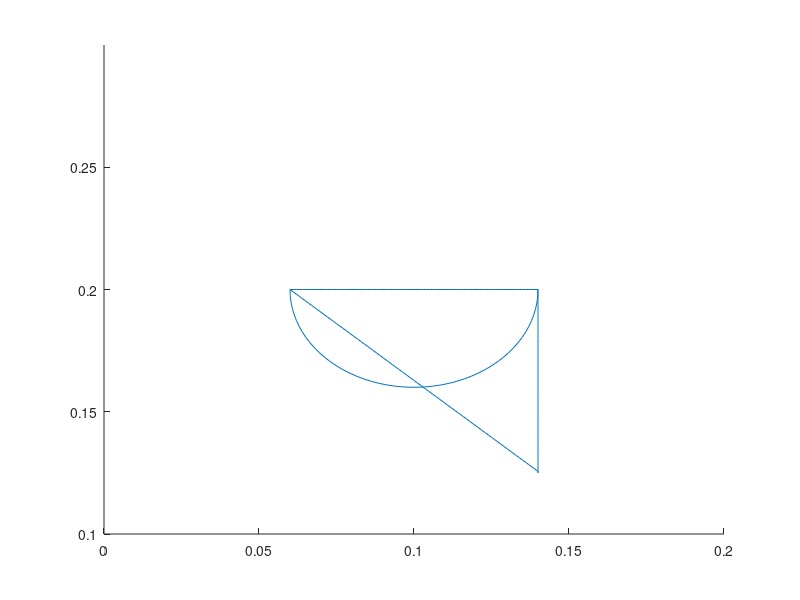

The MATLAB script that drew this image: (Note: this script raises an error after producing the figure.)
%Start Coordinates
x_start = 0.06; %60mm
y_start = 0.20; %200mm
z_start = 0.115; %120mm
%Coordinates of circle center
x = 0.1; %160mm
y = 0.2; %100mm
%z = height of pen;
%Degree of circle
deg = -180;
%Value of radius
r = 0.04; %20mm radius

h_l = 0.08;%length of horizontal line
v_l = 0.075;%length of vertical line

final_x = [];
final_y = [];
%% draw horizontal line%%
%xunit = x_start:0.01:x_start+h_l;
%yunit = y_start*ones(size(xunit));
%final_x=[final_x xunit];
%final_y=[final_y yunit];
%% draw diagonal line
yunit = y_start:-0.00093:y_start-v_l;
xunit = x_start:0.001:x_start+h_l;
final_x=[final_x xunit];
final_y=[final_y yunit];
%% draw vertical line
yunit = y_start-v_l:0.001:y_start;
xunit = x_start+h_l*ones(size(yunit));
disp(yunit);
disp(xunit);
final_x=[final_x xunit];
final_y=[final_y yunit];
%% draw diagonal line
%yunit = [y_start+v_l:-0.01:y_start];
%xunit = x_start:0.01:x_start+0.01*size(yunit,2)-0.01;
%final_x=[final_x xunit];
%final_y=[final_y yunit];
%% draw horizontal line%%
xunit = x_start+h_l:-0.001:x_start;
yunit = y_start*ones(size(xunit));
final_x=[final_x xunit];
final_y=[final_y yunit];
%% draw circle
rad = pi-deg2rad(deg);
th = linspace(pi,rad,50); %for thetas from 0 to 2pi with step pi/50 (small steps)
xunit = r * cos(th) + x;
yunit = r * sin(th) + y;
final_x=[final_x xunit];
final_y=[final_y yunit];
%zunit = z;
%% draw horizontal line%%
%xunit = [x_start+h_l-0.01:-0.01:x_start];
%yunit = (y-r)*ones(size(xunit));
%final_x=[final_x xunit];
%final_y=[final_y yunit];
final_z= z_start*ones(size(final_x));
hold on
plot(final_x, final_y)
axis([0 0.200 0.1 0.3])

THETA_MATRIX = [0 10.6388 -79.2528 -0.1084];
RAW_THETA_MATRIX = [0 10.6388 -79.2528 -0.1084];
disp("Final x:");
disp(final_x);
disp("Final y:");
disp(final_y);

%instantiate the arm object
arm = openManipX();
trajectoryLib = trajectoryLib();
position_control_mode(arm);
toggle_torque(arm, 1);
set_all_servo_speed_limits(arm, 50);

[P_X, P_Y, P_Z] = trajectoryLib.get_board_location(9, 5);

pick_up_pen(arm, trajectoryLib, P_X, P_Y, 0.125);

[RAW_OPT_T1, RAW_OPT_T2, RAW_OPT_T3, RAW_OPT_T4] = trajectoryLib.IK_with_PHI_draw(final_y(1), final_x(1), final_z(1) + 0.01, 0);
write_angles_to_all_servos(arm, RAW_OPT_T1, RAW_OPT_T2, RAW_OPT_T3, RAW_OPT_T4)
pause(1);
[RAW_OPT_T1, RAW_OPT_T2, RAW_OPT_T3, RAW_OPT_T4] = trajectoryLib.IK_with_PHI_draw(final_y(1), final_x(1), final_z(1), 0);
write_angles_to_all_servos(arm, RAW_OPT_T1, RAW_OPT_T2, RAW_OPT_T3, RAW_OPT_T4)
pause(1);

for i = 1:length(final_x)
    [RAW_OPT_T1, RAW_OPT_T2, RAW_OPT_T3, RAW_OPT_T4] = trajectoryLib.IK_with_PHI_draw(final_y(i), final_x(i), final_z(i), 0);
    %THETA_MATRIX = [THETA_MATRIX ; [THETA_1, THETA_2, THETA_3, THETA_4]];

    disp(RAW_THETA_MATRIX);
    write_angles_to_all_servos(arm, RAW_OPT_T1, RAW_OPT_T2, RAW_OPT_T3, RAW_OPT_T4)
    %close_grupper();
end
pause(1);
[RAW_OPT_T1, RAW_OPT_T2, RAW_OPT_T3, RAW_OPT_T4] = trajectoryLib.IK_with_PHI_draw(final_y(length(final_x)), final_x(length(final_x)), final_z(1) + 0.02, 0);
write_angles_to_all_servos(arm, RAW_OPT_T1, RAW_OPT_T2, RAW_OPT_T3, RAW_OPT_T4);
pause(1);
disp(RAW_THETA_MATRIX);
write_angles_to_all_servos(arm, 180, 180, 180, RAW_OPT_T4);

drop_pen(arm, trajectoryLib, P_X, P_Y, 0.125);



%rotated_x = (final_x-90).*cos(rot) - (final_y-90).*sin(rot);
%rotated_y = (final_x-90).*sin(rot) + (final_y-90).*cos(rot);
%hold on
%plot(rotated_x+90, rotated_y+90)
%axis([0 200 0 175])

delete(arm);